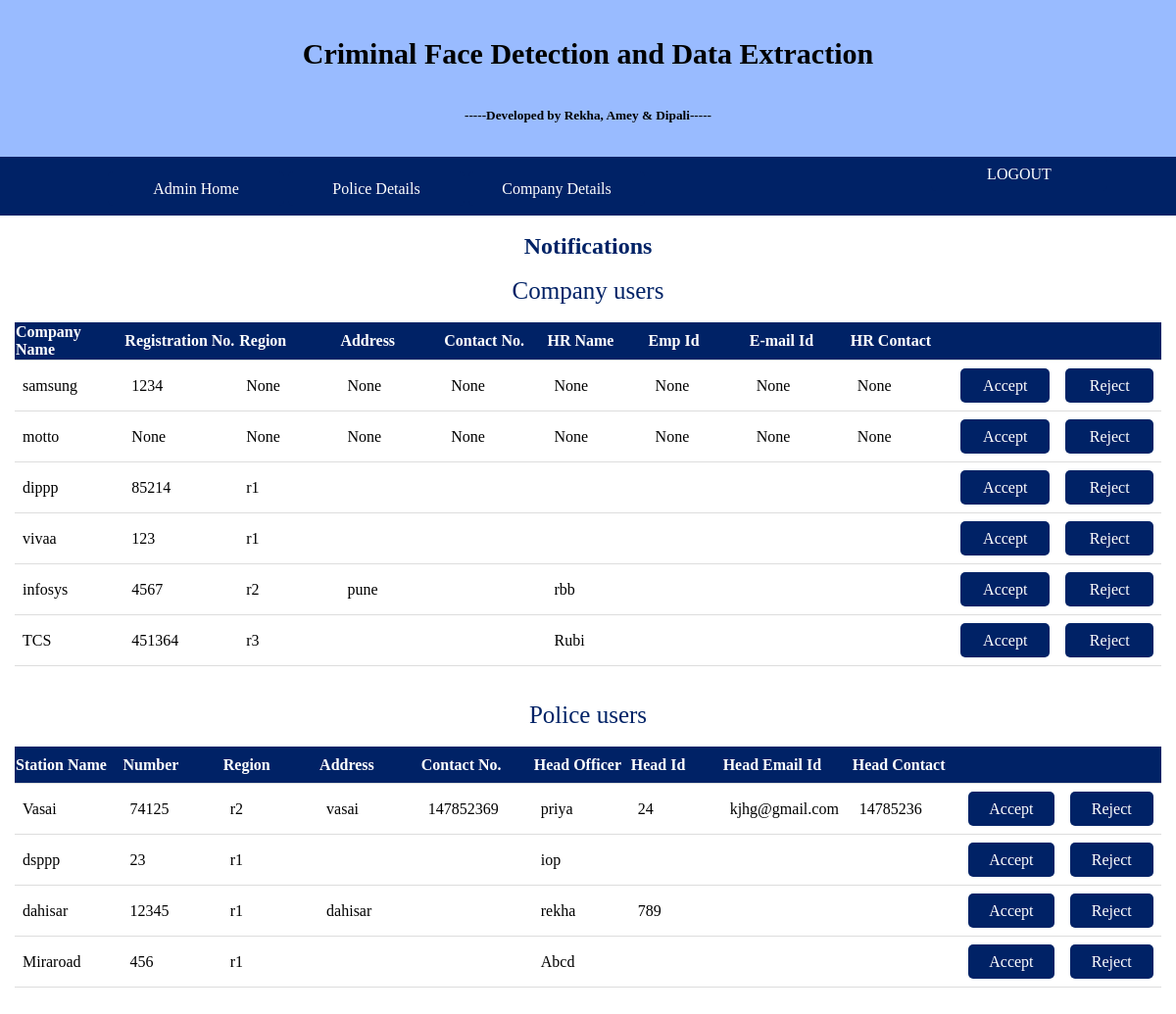
/admin_home, run on the app's committed database.
### tables this page shows
CREATE TABLE "company_reg" (
	`name_of_comp`	TEXT,
	`reg_no`	INTEGER,
	`region`	TEXT,
	`address_comp`	TEXT,
	`ps_phone`	INTEGER,
	`hr_name`	TEXT,
	`emp_id`	INTEGER,
	`hr_aadhar`	INTEGER,
	`hr_pan`	INTEGER,
	`hr_email`	TEXT,
	`hr_mob_no`	NUMERIC,
	`head_user_id`	TEXT,
	`head_pass`	TEXT,
	`head_pass2`	TEXT,
	`status`	INTEGER DEFAULT 'false',
	`usertype`	TEXT DEFAULT 'company'
);

CREATE TABLE "police_reg" (
	`name_of_police_stn`	TEXT,
	`police_stn_no`	INTEGER,
	`region1`	TEXT,
	`address_ps`	TEXT,
	`ps_phone1`	INTEGER,
	`head_officer`	TEXT,
	`head_id`	INTEGER,
	`head_aadhar`	INTEGER,
	`head_pan`	INTEGER,
	`head_email`	TEXT,
	`head_mob_no`	NUMERIC,
	`head_user_id1`	TEXT,
	`head_pass1`	TEXT,
	`head_pass21`	TEXT,
	`usertype`	TEXT DEFAULT 'police',
	`status`	INTEGER DEFAULT 'false'
);

### app.py (the view)
@app.route('/admin_home')
def admin_home():
    con = sqlite3.connect("database.db")
    con.row_factory = sqlite3.Row
    cur = con.cursor()
    cur.execute("select * from company_reg where status='false' ")
    row1 = cur.fetchall()
    cur.execute("select * from police_reg where status='false' ")
    row2 = cur.fetchall()
    return render_template("admin_home.html", row1=row1, row2=row2)

### templates/admin_home.html (shortened to what this page needs)
{% extends 'layout.html' %}
{% block content %}
<br>
    <h2 style="text-align:center; text-decoration:bold;color:#002266;">Notifications</h2>
    <br>
    <p>Company users</p><br>
        <table>
         <thead>
            <th>Company Name</th>
            <th>Registration No.</th>
            <th>Region</th>
            <th>Address</th>
            <th>Contact No.</th>
            <th>HR Name</th>
            <th>Emp Id</th>
            <th>E-mail Id</th>
            <th>HR Contact</th>
            <th></th>
            <th></th>
         </thead>
         {% for row in row1 %}
            <tr>
               <td>{{row["name_of_comp"]}}</td>
               <td>{{row["reg_no"]}}</td>
               <td> {{ row["region"]}}</td>
               <td>{{row['address_comp']}}</td>
                <td>{{row["ps_phone"]}}</td>
               <td>{{row["hr_name"]}}</td>
               <td> {{ row["emp_id"]}}</td>
               <td>{{row["hr_email"]}}</td>
               <td> {{ row["hr_mob_no"]}}</td>
                <td><a href="/accept/{{ row['head_user_id'] }}">Accept</a></td>
                <td><a href="/reject/{{ row['head_user_id'] }}">Reject</a></td>
            </tr>
         {% endfor %}
      </table>
    <br><br>
    <p>Police users</p><br>
      <table>
         <thead>
            <th>Station Name</th>
            <th>Number</th>
            <th>Region</th>
            <th>Address</th>
            <th>Contact No.</th>
            <th>Head Officer</th>
            <th>Head Id</th>
            <th>Head Email Id</th>
            <th>Head Contact</th>
            <th></th>
            <th></th>
         </thead>
         {% for row in row2 %}
            <tr>
               <td>{{row["name_of_police_stn"]}}</td>
               <td>{{row["police_stn_no"]}}</td>
               <td> {{ row["region1"]}}</td>
               <td>{{row['address_ps']}}</td>
                <td>{{row["ps_phone1"]}}</td>
               <td>{{row["head_officer"]}}</td>
               <td> {{ row["head_id"]}}</td>
               <td>{{row["head_email"]}}</td>
               <td> {{ row["head_mob_no"]}}</td>
                <td><a href="/acc/{{ row['head_user_id1'] }}">Accept</a></td>
                <td><a href="/rej/{{ row['head_user_id1'] }}">Reject</a></td>
            </tr>
         {% endfor %}
      </table>
    <br><br><br><br>
{% endblock %}

### templates/layout.html (style rules this page uses)
* { margin:0; }

### templates/admin_home.html (style rules this page uses)
p { text-align:center; font-size:25px; color:#002266; }
table { border-collapse: collapse; margin-left:15px; margin-right:15px; }
tr, td { border-bottom: 1px solid #ddd; text-align: left; padding: 8px; width:120px; }
td { height:30px; }
th { width:120px; background-color: #002266; color: white; height:35px; text-decoration:bold; }
a { display:block; color:white; text-decoration:none; height:35px; line-height:35px; border-radius:5px; text-align:center; background-color: #002266; }

### data on the page
company_reg: name_of_comp "samsung", reg_no "1234", region "None", address_comp "None", ps_phone "None", hr_name "None", emp_id "None", hr_email "None", hr_mob_no "None"
company_reg: name_of_comp "motto", reg_no "None", region "None", address_comp "None", ps_phone "None", hr_name "None", emp_id "None", hr_email "None", hr_mob_no "None"
company_reg: name_of_comp "dippp", reg_no "85214", region "r1"
company_reg: name_of_comp "vivaa", reg_no "123", region "r1"
company_reg: name_of_comp "infosys", reg_no "4567", region "r2", address_comp "pune", hr_name "rbb"
company_reg: name_of_comp "TCS", reg_no "451364", region "r3", hr_name "Rubi"
police_reg: name_of_police_stn "Vasai", police_stn_no "74125", region1 "r2", address_ps "vasai", ps_phone1 "147852369", head_officer "priya", head_id "24", head_email "kjhg@gmail.com", head_mob_no "14785236"
police_reg: name_of_police_stn "dsppp", police_stn_no "23", region1 "r1", head_officer "iop"
police_reg: name_of_police_stn "dahisar", police_stn_no "12345", region1 "r1", address_ps "dahisar", head_officer "rekha", head_id "789"
police_reg: name_of_police_stn "Miraroad", police_stn_no "456", region1 "r1", head_officer "Abcd"
